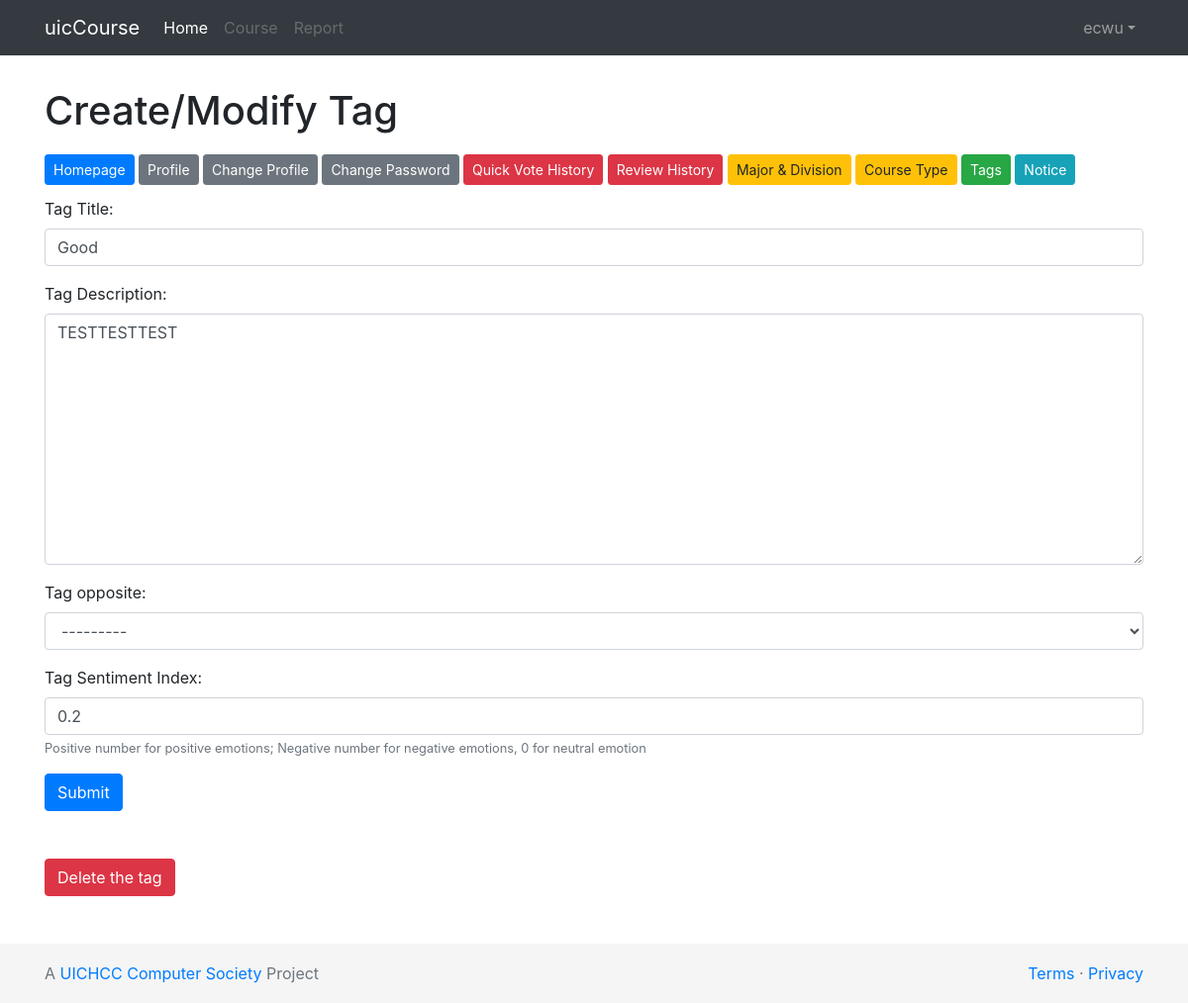
/dashboard/tags/modify/5 (signed in), run on the app's committed database.
### voting/models.py (models this page shows)
class Tags(models.Model):
    tag_title = models.CharField(max_length=128, unique=True, verbose_name='Tag Title')
    tag_description = models.TextField(default='', verbose_name='Tag Description')
    tag_opposite = models.ForeignKey('self', blank=True, null=True, on_delete=models.SET_NULL)
    tag_sentiment_index = models.FloatField(default=0, verbose_name='Tag Sentiment Index',
                                            help_text='Positive number for positive emotions; Negative number for negative emotions, 0 for neutral emotion')
    def __str__(self):
        return self.tag_title
    class Meta:
        verbose_name = _('Tag')
        verbose_name_plural = _('Tags')

### dashboard/views.py (the view)
# urls.py: path('dashboard/tags/modify/<int:tag_id>', views.tags_modify, name='tags_modify'),
@staff_member_required
def tags_modify(request, tag_id):
    if request.method == 'POST':
        changing_tag = Tags.objects.get(pk=tag_id)
        form = CreateTagForm(data=request.POST, instance=changing_tag)
        if form.is_valid():
            form.save()
            messages.success(request, 'The tag has been successfully modified!')
            return redirect('/dashboard/tags/')
        else:
            messages.error(request, 'Please correct the error below.')
    else:
        tag = Tags.objects.get(pk=tag_id)
        form = CreateTagForm(instance=tag)
        return render(request, 'dashboard/tag_create.html', {'form': form, 'is_modify': True, 'tag_id': tag.id})

### dashboard/forms.py
class CreateTagForm(forms.ModelForm):
    class Meta:
        model = Tags
        fields = '__all__'

### dashboard/templates/dashboard/tag_create.html (shortened to what this page needs)
{% load widget_tweaks %}
<!doctype html>
<html lang="en">
<head>
    <link href="https://cdn.bootcss.com/bootstrap/4.1.1/css/bootstrap.min.css" rel="stylesheet">
    {% load static %}
</head>
<body>
{% include "index/header.html" %}
{% include "index/messager.html" %}
<main role="main" class="container mb-5">
    <div class="d-flex justify-content-between align-items-center">
        <h1 class="mt-md-3">Create/Modify Tag</h1>
    </div>
    {% include "dashboard/functions.html" %}
    <form method="post">
        {% for field in form %}
            <div class="form-group">
            {{ field.label_tag }}
            {% render_field field class+="form-control" %}
            {% if field.help_text %}
                <small class="form-text text-muted">{{ field.help_text|safe }}</small>
            {% endif %}
            </div>
        {% endfor %}
        <button type="submit" class="btn btn-primary mb-5">Submit</button>
    </form>
    {% if is_modify %}
        <button onclick="AlertIt()" class="btn btn-danger mb-5">Delete the tag</button>
    {% endif %}
</main>
{% include "index/footer.html" %}
</body>
</html>

### dashboard/templates/index/header.html (shortened to what this page needs)
<header>
    <nav class="navbar navbar-expand-lg navbar-dark bg-dark">
        <div class="container">
            <a class="navbar-brand" href="{% url 'welcome_page' %}">uicCourse</a>
            <div class="collapse navbar-collapse" id="topNavigationBar">
                <ul class="navbar-nav mr-auto">
                    <li class="nav-item active">
                        <a class="nav-link" href="{% url 'welcome_page' %}">Home <span class="sr-only">(current)</span></a>
                    </li>
                    <li class="nav-item">
                        <a class="nav-link disabled" href="{% url 'course_list_page' %}">Course</a>
                    </li>
                    <li class="nav-item">
                        <a class="nav-link disabled" href="#">Report</a>
                    </li>
                </ul>
                <ul class="navbar-nav">
                    {% if user.is_anonymous %}
                    <li class="nav-item"><a class="nav-link" href="{% url 'login_page' %}">Login</a></li>
                    <li class="nav-item dropdown">
                        <a class="nav-link dropdown-toggle" href="#" id="topNavigationBarDropDown"
                           data-toggle="dropdown" aria-haspopup="true" aria-expanded="false">Sign up</a>
                        <div class="dropdown-menu dropdown-menu-right" aria-labelledby="topNavigationBarDropDown">
                            <a class="dropdown-item" href="{% url 'terms_page' %}">Terms of Service</a>
                            <a class="dropdown-item" href="{% url 'privacy_page' %}">Privacy Statement</a>
                            <a class="dropdown-item" href="{% url 'signup_page' %}">Sign Up</a>
                        </div>
                    </li>
                    {% else %}
                    <li class="nav-item dropdown">
                        <a class="nav-link dropdown-toggle" href="#" id="topNavigationBarDropDown"
                           data-toggle="dropdown" aria-haspopup="true" aria-expanded="false">{{ user.username }}</a>
                    </li>
                    {% endif %}
                </ul>
            </div>
        </div>
    </nav>
</header>

### dashboard/templates/dashboard/tag_create.html (style rules this page uses)
html { position: relative; min-height: 100%; }
body { margin-bottom: 60px; }

### data on the page
Tags: tag_title "Good" "TESTTESTTEST" "---------" "0.2"

### other printed values
{{ user.username }} "ecwu"
{{ field.label_tag }} "Tag Title:" "Tag Description:" "Tag opposite:" "Tag Sentiment Index:"
{{ field.help_text|safe }} "Positive number for positive emotions; Negative number for negative emotions, 0 for neutral emotion"
